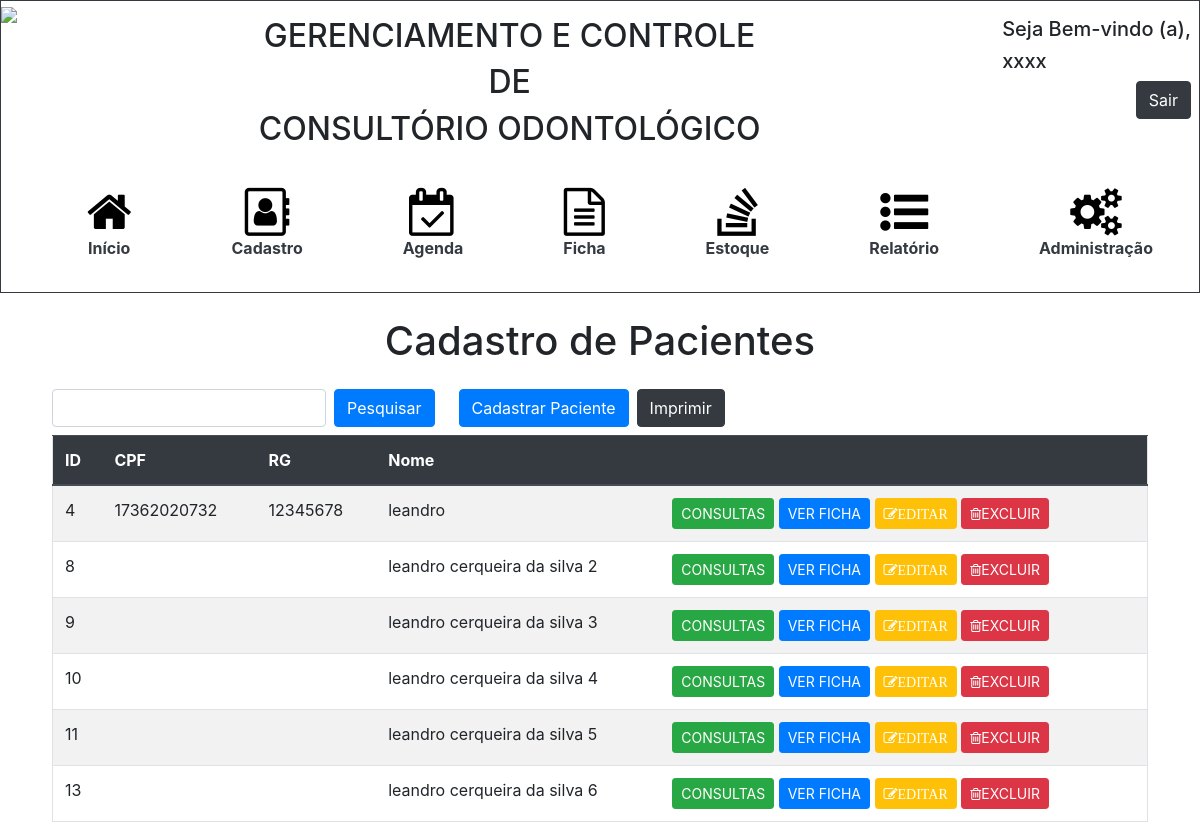
Page /cadastro.php?nome=leandro on the committed database.
### tables this page shows
CREATE TABLE `pessoa`  (
  `id_pessoa` int(11) NOT NULL AUTO_INCREMENT,
  `cpf` varchar(15) NOT NULL,
  `rg` varchar(15) NOT NULL,
  `nome` varchar(100) NOT NULL,
  `orcamento` varchar(3) NULL DEFAULT NULL,
  `telefone` varchar(15) NULL DEFAULT NULL,
  `celular` varchar(15) NOT NULL,
  `email` varchar(50) NULL DEFAULT NULL,
  `cep` varchar(15) NOT NULL,
  `endereco` varchar(100) NOT NULL,
  `complemento` varchar(100) NULL DEFAULT NULL,
  `bairro` varchar(50) NOT NULL,
  `nascimento` date NOT NULL,
  `cidade` varchar(30) NOT NULL,
  `uf` varchar(5) NULL DEFAULT NULL,
  `situacaoficha` varchar(20) NULL DEFAULT NULL,
  `doencabase` varchar(255) NULL DEFAULT NULL,
  `alergia` varchar(255) NULL DEFAULT NULL,
  `medicamentos` varchar(255) NULL DEFAULT NULL,
  `cirurgia` varchar(255) NULL DEFAULT NULL,
  `internacoes` varchar(255) NULL DEFAULT NULL,
  `pa` varchar(255) NULL DEFAULT NULL,
  `queixaprinc` varchar(255) NULL DEFAULT NULL,
  PRIMARY KEY (`id_pessoa`) USING BTREE
);

### cadastro.php (the view, shortened to what this page needs)
<!DOCTYPE html>
<html>
	<head>
		<link rel="stylesheet" href="https://stackpath.bootstrapcdn.com/bootstrap/4.3.1/css/bootstrap.min.css">
		<link rel="stylesheet" href="https://cdnjs.cloudflare.com/ajax/libs/font-awesome/4.7.0/css/font-awesome.min.css">
		<link rel="stylesheet" type="text/css" href="styleHeader.css">
	</head>
	<body>
		<?php include 'header.php'?>
		<h1 class = "text-center mb-4">Cadastro de Pacientes</h1>
        <div class = "pl-5 pr-5">
            <span class = "d-flex d-inline-flex mb-2">
                <form class="form-inline">
                    <input class="form-control mr-2 ml-1" type="search" name = "nome">
                    <button class="btn btn-primary btn-md mr-3" type="submit">Pesquisar</button>
                </form>
                <button type="button" class="btn btn-primary btn-md ml-2" data-toggle="modal" data-target="#modalCadastro">Cadastrar Paciente</button>
                <input type="button" class ="btn btn-dark ml-2" onclick="window.print();" value="Imprimir">
            </span>
                <?php
                    if(isset($_GET["nome"])){
                        $nome = $_GET["nome"];
                        include_once 'conexao.php';
                        $sql = "SELECT * FROM pessoa WHERE nome
                        LIKE '{$nome}%'";
                        if($nome == "" || $nome == "%" || $nome == "'"){ ?>
                            <div class = "container">
                                <div class="alert alert-danger mt-5" role="alert">
                                    <h4 class="alert-heading">Valor digitado inválido!</h4>
                                    <p>Você precisa digitar um valor para consultar um paciente;</p>
                                    <hr>
                                    <p class="mb-0">Sistema Odontológico</p>
                                </div>
                            </div>
                        <?php
                        } else {
                        $result = mysqli_query($con, $sql);
                        $totalRegistros = mysqli_num_rows($result);
                        if($totalRegistros > 0){
                ?>
            <div class = "overflow-auto ml-1 mr-1" style = "max-height: 550px">
                <table class="table border table-striped">
                    <thead id = "theadCadastro" class = "thead-dark">
                        <tr>
                            <th scope="col">ID</th>
                            <th scope="col">CPF</th>
                            <th scope="col">RG</th>
                            <th scope="col">Nome</th>
                            <th scope="col"></th>
                        </tr>
                    </thead>
                    <tbody id = "tbodyCadastro">
                    <?php
                            while($array = mysqli_fetch_array($result)){
                                $idPessoa = $array['id_pessoa'];
                                $cpf = $array['cpf'];
                                $rg = $array['rg'];
                                $nome = $array['nome'];
                        ?>
                            <tr>
                                <td><?php echo $idPessoa?></td>
                                <td><?php echo $cpf?></td>
                                <td><?php echo $rg?></td>
                                <td><?php echo $nome?></td>
                                <td>
                                    <a class="btn btn-success btn-sm" href="consulta.php?idPessoa=<?php echo $idPessoa?>" role="button">CONSULTAS</a>
                                    <a class="btn btn-primary btn-sm"  style="color:#fff" href="visualizarCadastro.php?idPessoa=<?php echo $idPessoa?>" role="button">VER FICHA</a>
                                    <a class="btn btn-warning btn-sm"  style="color:#fff" href="editarCadastro.php?idPessoa=<?php echo $idPessoa?>" role="button"><i class="fa fa-pencil-square-o" aria-hidden="true">EDITAR</i></a>
                                    <a class="btn btn-danger btn-sm"  style="color:#fff" href="excluirCadastro.php?idPessoa=<?php echo $idPessoa?>" role="button"><i class="fa fa-trash-o" aria-hidden="true"></i>EXCLUIR</a>
                                </td>
                            </tr>
                        <?php
                        };?>
                       </tbody>
                    </table>
                </div>
            </div>
                        <?php
                    }
                }
            }
                ?>
	</body>
</html>

### rows in the picture
pessoa: id_pessoa "4", cpf "17362020732", rg "12345678", nome "leandro"
pessoa: id_pessoa "8", nome "leandro cerqueira da silva 2"
pessoa: id_pessoa "9", nome "leandro cerqueira da silva 3"
pessoa: id_pessoa "10", nome "leandro cerqueira da silva 4"
pessoa: id_pessoa "11", nome "leandro cerqueira da silva 5"
pessoa: id_pessoa "13", nome "leandro cerqueira da silva 6"
